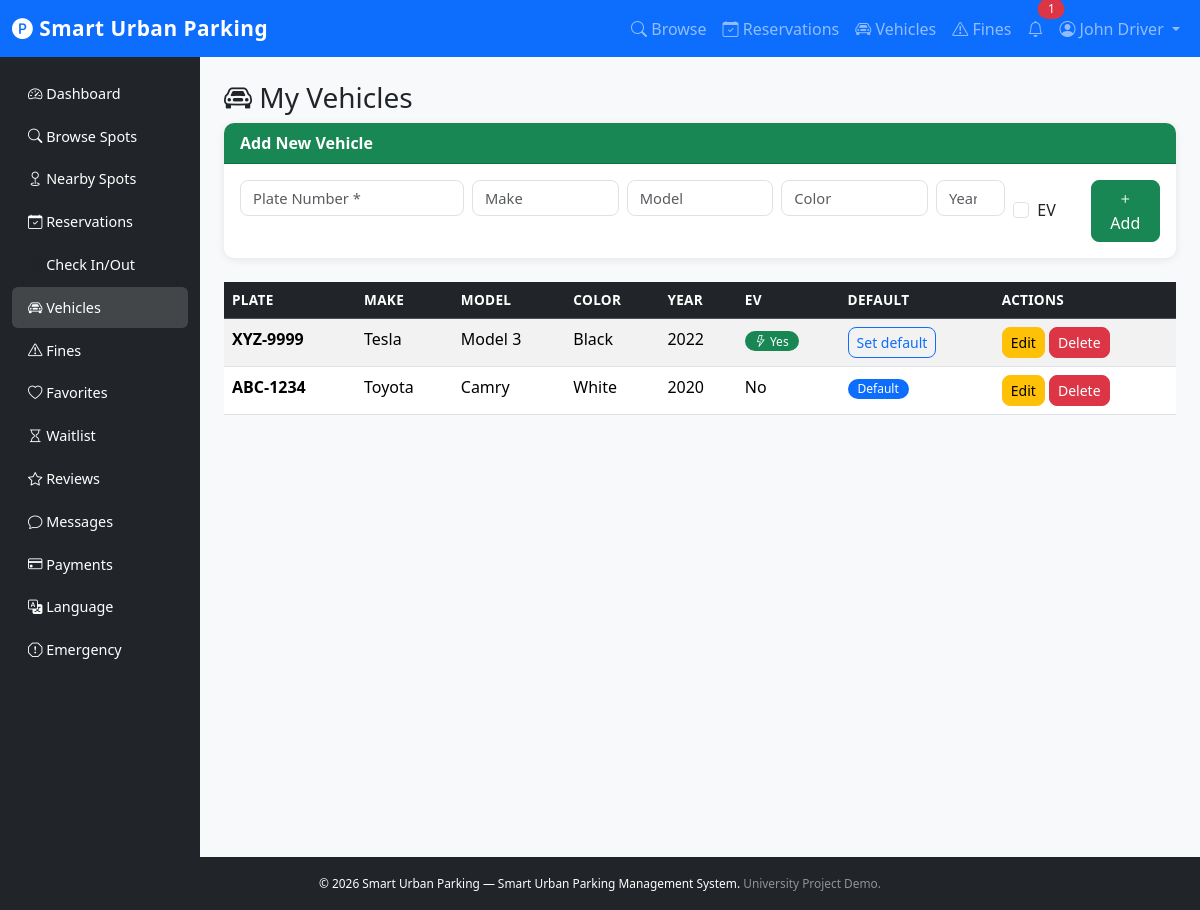
/src/public/index.php?page=vehicles (signed in), run on the app's committed database.
### tables this page shows
CREATE TABLE vehicles (
    id INT UNSIGNED AUTO_INCREMENT PRIMARY KEY,
    user_id INT UNSIGNED NOT NULL,
    plate_number VARCHAR(30) NOT NULL,
    make VARCHAR(50) DEFAULT NULL,
    model VARCHAR(50) DEFAULT NULL,
    color VARCHAR(30) DEFAULT NULL,
    year INT DEFAULT NULL,
    is_ev TINYINT(1) NOT NULL DEFAULT 0,
    created_at DATETIME NOT NULL DEFAULT CURRENT_TIMESTAMP,
    FOREIGN KEY (user_id) REFERENCES users(id) ON DELETE CASCADE
);

### src/core/View.php (called while the page is built, shortened)
<?php
class View
{
    private string $viewPath;
    public function __construct()
    {
        $this->viewPath = BASE_PATH . '/views';
    }
    public function render(string $template, array $data = []): void
    {
        extract($data, EXTR_SKIP);
        $file = $this->viewPath . '/' . $template . '.php';
        include $file;
    }
}

### src/core/Controller.php (called while the page is built, shortened)
<?php
require_once BASE_PATH . '/config/database.php';
require_once BASE_PATH . '/core/View.php';
require_once BASE_PATH . '/helpers/auth_helper.php';
require_once BASE_PATH . '/helpers/url_helper.php';
class Controller
{
    protected View    $view;
    public function __construct()
    {
        $this->view    = new View();
    }
    protected function render(string $template, array $data = []): void
    {
        $this->view->render($template, $data);
    }
}

### src/controllers/VehicleController.php (called while the page is built, shortened)
<?php
require_once BASE_PATH . '/core/Controller.php';
require_once BASE_PATH . '/models/Vehicle.php';
class VehicleController extends Controller
{
    private Vehicle $vehicleModel;
    public function __construct()
    {
        $this->vehicleModel = new Vehicle();
    }
    public function vehicles(): void
    {
        $vehicles = $this->vehicleModel->getByUser(current_user_id());
        $this->render('driver/vehicles', [
            'vehicles'           => $vehicles,
            'default_vehicle_id' => (int) (current_user()['default_vehicle_id'] ?? 0),
        ]);
    }
}

### src/core/Router.php (called while the page is built, shortened)
<?php
class Router
{
    private array $routes = [];
    public function add(string $page, string $controller, string $method): void
    {
        $this->routes[$page] = ['controller' => $controller, 'method' => $method];
    }
    public function dispatch(string $page): void
    {
        $route      = $this->routes[$page];
        $methodName = $route['method'];
        $controller = new $ctrlName();
        $controller->{$methodName}();
    }
}

### src/public/index.php (called while the page is built, shortened)
<?php
require_once BASE_PATH . '/config/database.php';
require_once BASE_PATH . '/helpers/auth_helper.php';
require_once BASE_PATH . '/helpers/url_helper.php';
require_once BASE_PATH . '/core/Router.php';
$router = new Router();
$router->add('home', 'HomeController', 'landing');
$router->add('login',    'AuthController', 'login');
$router->add('register', 'AuthController', 'register');
$router->add('logout',   'AuthController', 'logout');
$router->add('profile',          'UserController', 'profile');
$router->add('edit-profile',     'UserController', 'editProfile');
$router->add('delete-profile',   'UserController', 'deleteProfile');
$router->add('language',         'UserController', 'language');
$router->add('change-password',  'UserController', 'changePassword');
$router->add('driver-dashboard',    'DriverController',      'dashboard');
$router->add('driver-emergency',    'DriverController',      'emergencyReport');
$router->add('browse-spots',        'ParkingSpotController', 'browse');
$router->add('nearby-spots',        'ParkingSpotController', 'nearby');
$router->add('book-spot',           'ReservationController', 'bookSpot');
$router->add('reservations',        'ReservationController', 'reservations');
$router->add('reservation-history', 'ReservationController', 'reservationHistory');
$router->add('cancel-reservation',  'ReservationController', 'cancelReservation');
$router->add('extend-reservation',  'ReservationController', 'extendReservation');
$router->add('check-in-out',        'ReservationController', 'checkInOut');
$router->add('navigate',            'ReservationController', 'navigate');
$router->add('vehicles',            'VehicleController',     'vehicles');
$router->add('add-vehicle',         'VehicleController',     'addVehicle');
$router->add('edit-vehicle',        'VehicleController',     'editVehicle');
$router->add('delete-vehicle',      'VehicleController',     'deleteVehicle');
$router->add('set-default-vehicle', 'VehicleController',     'setDefaultVehicle');
$router->add('fines',               'FineController',        'driverFines');
$router->add('pay-fine',            'FineController',        'payFine');
$router->add('appeal-fine',         'AppealController',      'appealFine');
$router->add('favorites',           'SystemController',      'favorites');
$router->add('toggle-favorite',     'SystemController',      'toggleFavorite');
$router->add('waitlist',            'WaitlistController',    'waitlist');
$router->add('join-waitlist',       'WaitlistController',    'joinWaitlist');
$router->add('leave-waitlist',      'WaitlistController',    'leaveWaitlist');
$router->add('driver-reviews',      'ReviewController',      'driverReviews');
$router->add('add-review',          'ReviewController',      'addReview');
$router->add('driver-messages',     'MessageController',     'driverMessages');
$router->add('send-message',        'MessageController',     'sendMessage');
$router->add('owner-dashboard',    'OwnerController',       'dashboard');
$router->add('owner-spots',        'ParkingSpotController', 'ownerSpots');
$router->add('add-spot',           'ParkingSpotController', 'addSpot');
$router->add('edit-spot',          'ParkingSpotController', 'editSpot');
$router->add('delete-spot',        'ParkingSpotController', 'deleteSpot');
$router->add('owner-earnings',     'OwnerController',       'earnings');
$router->add('owner-payouts',      'OwnerController',       'payouts');
$router->add('owner-verification', 'OwnerController',       'verification');
$router->add('owner-availability', 'OwnerController',       'availability');
$router->add('owner-pricing',      'OwnerController',       'pricing');
$router->add('owner-reviews',      'ReviewController',      'ownerReviews');
$router->add('tax-details',        'OwnerController',       'taxDetails');
$router->add('owner-messages',     'MessageController',     'ownerMessages');
$router->add('admin-dashboard',     'AdminController', 'dashboard');
$router->add('admin-users',         'AdminController', 'users');
$router->add('add-user',            'AdminController', 'addUser');
$router->add('delete-user',         'AdminController', 'deleteUser');
$router->add('update-user-status',  'AdminController', 'updateUserStatus');
$router->add('admin-roles',         'AdminController', 'roles');
$router->add('admin-blacklist',     'AdminController', 'blacklist');
$router->add('owners-verification', 'AdminController', 'ownersVerification');
$router->add('admin-fines',         'FineController',  'adminFines');
$router->add('issue-fine',          'FineController',  'issueFine');
$router->add('waive-fine',          'FineController',  'waiveFine');
$router->add('admin-appeals',       'AppealController','adminAppeals');
$router->add('review-appeal',       'AppealController','reviewAppeal');
$router->add('event-zones',         'AdminController', 'eventZones');
$router->add('emergency-override',  'AdminController', 'emergencyOverride');
$router->add('officer-dispatch',    'AdminController', 'officerDispatch');
$router->add('admin-emergency-reports', 'AdminController', 'emergencyReports');
$router->add('system-health',       'AdminController', 'systemHealth');
$router->add('audit-logs',          'AdminController', 'auditLogs');
$router->add('admin-reports',       'ReportController','adminReports');
$router->add('manage-payouts',      'AdminController', 'managePayouts');
$router->add('occupancy',           'AdminController', 'occupancyDashboard');
$router->add('generate-report', 'ReportController', 'generate');
$router->add('revenue',         'ReportController', 'revenue');
$router->add('heatmap',         'ReportController', 'heatmap');
$router->add('export-pdf',      'ReportController', 'exportPdf');
$router->add('occupancy-report','ReportController', 'occupancy');
$router->add('payment-history', 'PaymentController', 'paymentHistory');
$router->add('make-payment',    'PaymentController', 'makePayment');
$router->add('receipt',         'PaymentController', 'receipt');
$router->add('escrow',          'PaymentController', 'escrow');
$router->add('promo-code',      'PaymentController', 'promoCode');
$router->add('notifications',          'NotificationController', 'list');
$router->add('mark-notification-read', 'NotificationController', 'markRead');
$page = trim($_GET['page'] ?? '');
$router->dispatch($page);

### src/helpers/url_helper.php (called while the page is built, shortened)
<?php
function page_url(string $page, array $params = []): string
{
    $url = BASE_URL . '/index.php?page=' . urlencode($page);
    foreach ($params as $key => $value) {
        $url .= '&' . urlencode($key) . '=' . urlencode($value);
    }
    return $url;
}

### src/config/database.php (called while the page is built, shortened)
<?php
if (!class_exists('Database')) {
    class Database
    {
        private static ?PDO $instance = null;
        public static function getInstance(): PDO
        {
            if (self::$instance === null) {
                $db  = new self();
                $dsn = "mysql:host={$db->host};dbname={$db->dbname};charset={$db->charset}";
                $options = [
                    PDO::ATTR_ERRMODE            => PDO::ERRMODE_EXCEPTION,
                    PDO::ATTR_DEFAULT_FETCH_MODE => PDO::FETCH_ASSOC,
                    PDO::ATTR_EMULATE_PREPARES   => false,
                ];
                try {
                    self::$instance = new PDO($dsn, $db->user, $db->pass, $options);
                } catch (PDOException $e) {
                    error_log('Database connection failed: ' . $e->getMessage());
                    die(
                        '<h2 style="color:red;font-family:Arial">Database connection failed.</h2>'
                        . '<p>Check your database credentials in <code>src/config/database.php</code>.</p>'
                    );
                }
            }
            return self::$instance;
        }
    }
}

### src/helpers/auth_helper.php (called while the page is built, shortened)
<?php
function current_user_id(): int
{
    return (int)($_SESSION['user_id'] ?? 0);
}

### src/core/Model.php (called while the page is built, shortened)
<?php
class Model
{
    public function __construct()
    {
        $this->db = Database::getInstance();
    }
}

### src/models/Vehicle.php (called while the page is built, shortened)
<?php
require_once BASE_PATH . '/core/Model.php';
class Vehicle extends Model
{
    public function getByUser(int $userId): array
    {
        $stmt = $this->db->prepare(
            "SELECT * FROM vehicles WHERE user_id = ? ORDER BY id DESC"
        );
        $stmt->execute([$userId]);
        return $stmt->fetchAll();
    }
}

### src/views/driver/vehicles.php (the view, shortened to what this page needs)
<?php require_once BASE_PATH . '/views/layouts/header.php'; ?>
<?php require_once BASE_PATH . '/views/layouts/navbar.php'; ?>
<div class="container-fluid">
    <div class="row">
        <?php require_once BASE_PATH . '/views/layouts/sidebar.php'; ?>
        <div class="col-md-10 p-4">
            <h3><i class="bi bi-car-front"></i> My Vehicles</h3>
            <div class="card mb-4">
                <div class="card-header bg-success text-white">Add New Vehicle</div>
                <div class="card-body">
                    <form method="POST" action="<?= page_url('add-vehicle') ?>">
                        <div class="row g-2">
                            <div class="col-md-3"><input type="text" name="plate_number" class="form-control" placeholder="Plate Number *" required></div>
                            <div class="col-md-2"><input type="text" name="make" class="form-control" placeholder="Make"></div>
                            <div class="col-md-2"><input type="text" name="model" class="form-control" placeholder="Model"></div>
                            <div class="col-md-2"><input type="text" name="color" class="form-control" placeholder="Color"></div>
                            <div class="col-md-1"><input type="number" name="year" class="form-control" placeholder="Year" min="1990" max="2030"></div>
                            <div class="col-md-1 d-flex align-items-center"><div class="form-check"><input class="form-check-input" type="checkbox" name="is_ev" id="ev_add"><label class="form-check-label" for="ev_add">EV</label></div></div>
                            <div class="col-md-1"><button type="submit" class="btn btn-success w-100"><i class="bi bi-plus"></i> Add</button></div>
                        </div>
                    </form>
                </div>
            </div>
            <?php if (empty($vehicles)): ?>
                <div class="alert alert-info">No vehicles registered yet.</div>
            <?php else: ?>
                <div class="table-responsive">
                    <table class="table table-striped table-hover">
                        <thead class="table-dark"><tr><th>Plate</th><th>Make</th><th>Model</th><th>Color</th><th>Year</th><th>EV</th><th>Default</th><th>Actions</th></tr></thead>
                        <tbody>
                            <?php foreach ($vehicles as $v): ?>
                                <tr>
                                    <td><strong><?= htmlspecialchars($v['plate_number']) ?></strong></td>
                                    <td><?= htmlspecialchars($v['make'] ?? 'N/A') ?></td>
                                    <td><?= htmlspecialchars($v['model'] ?? 'N/A') ?></td>
                                    <td><?= htmlspecialchars($v['color'] ?? 'N/A') ?></td>
                                    <td><?= htmlspecialchars($v['year'] ?? 'N/A') ?></td>
                                    <td><?= $v['is_ev'] ? '<span class="badge bg-success"><i class="bi bi-lightning"></i> Yes</span>' : 'No' ?></td>
                                    <td><?php $dv = (int)($default_vehicle_id ?? 0); ?>
                                        <?php if ($dv === (int)$v['id']): ?>
                                            <span class="badge bg-primary">Default</span>
                                        <?php else: ?>
                                            <a href="<?= page_url('set-default-vehicle', ['id' => $v['id']]) ?>" class="btn btn-outline-primary btn-sm">Set default</a>
                                        <?php endif; ?>
                                    </td>
                                    <td>
                                        <a href="<?= page_url('edit-vehicle', ['id' => $v['id']]) ?>" class="btn btn-warning btn-sm">Edit</a>
                                        <a href="<?= page_url('delete-vehicle', ['id' => $v['id']]) ?>" class="btn btn-danger btn-sm" onclick="return confirm('Delete this vehicle?')">Delete</a>
                                    </td>
                                </tr>
                            <?php endforeach; ?>
                        </tbody>
                    </table>
                </div>
            <?php endif; ?>
        </div>
    </div>
</div>
<?php require_once BASE_PATH . '/views/layouts/footer.php'; ?>

### src/public/assets/css/style.css (style rules this page uses)
body { background-color: #f8f9fa; font-family: 'Segoe UI', Tahoma, Geneva, Verdana, sans-serif; }
.app-shell { min-height: 100vh; display: flex; flex-direction: column; }
.card { border-radius: 10px; border: none; box-shadow: 0 2px 8px rgba(0,0,0,0.08); }
.card-header { border-radius: 10px 10px 0 0 !important; font-weight: 600; }
.table th { font-weight: 600; font-size: 0.85rem; text-transform: uppercase; letter-spacing: 0.3px; }
.badge { font-size: 0.75rem; font-weight: 500; padding: 4px 10px; border-radius: 50px; }
.btn { border-radius: 8px; font-weight: 500; }
.form-control, .form-select { border-radius: 8px; border: 1.5px solid #dee2e6; font-size: 0.92rem; }

### data on the page
vehicles: plate_number "XYZ-9999", make "Tesla", model "Model 3", color "Black", year "2022", is_ev 1 (drawn)
vehicles: plate_number "ABC-1234", make "Toyota", model "Camry", color "White", year "2020", is_ev "No", shows "Default"

### other printed values
APP_NAME "Smart Urban Parking"
$unread "1"
current_user()['name'] "John Driver"
